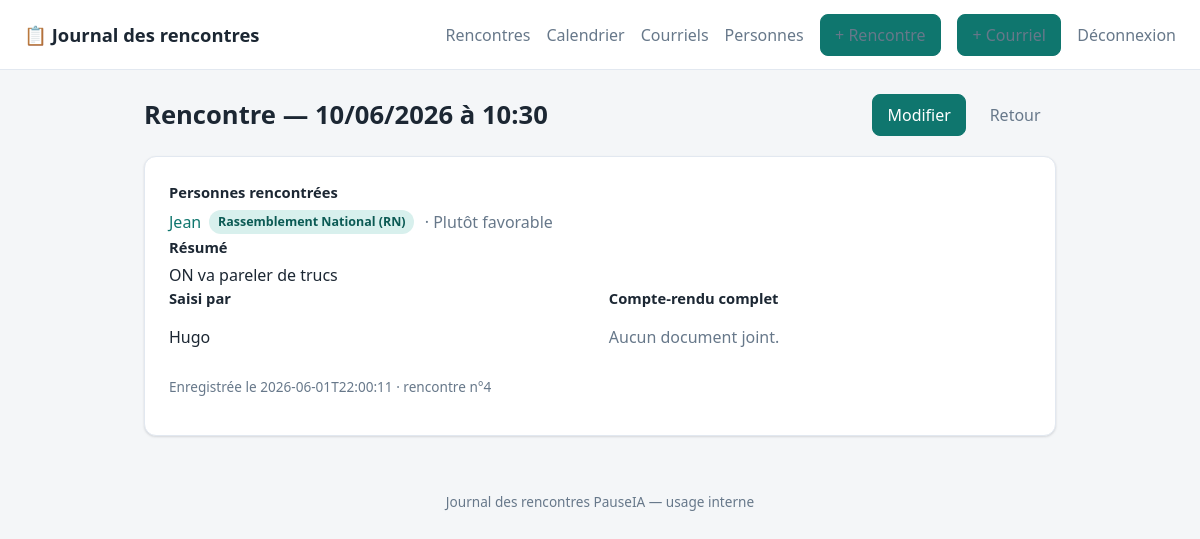
Page /meetings/4 (signed in) on the committed database.
### tables this page shows
CREATE TABLE meetings (
            id                   INTEGER PRIMARY KEY AUTOINCREMENT,
            meeting_date         TEXT NOT NULL,
            summary              TEXT NOT NULL,
            recorded_by          TEXT,
            document_stored_name TEXT,
            document_orig_name   TEXT,
            created_at           TEXT NOT NULL
        , meeting_time TEXT);

CREATE TABLE persons (
            id              INTEGER PRIMARY KEY AUTOINCREMENT,
            name            TEXT NOT NULL,
            political_group TEXT NOT NULL,
            stance          TEXT NOT NULL,
            first_contacted TEXT,
            notes           TEXT,
            created_at      TEXT NOT NULL
        , follow_up_date TEXT, role TEXT);

### app.py (the view)
@app.route("/meetings/<int:meeting_id>")
@login_required
def meeting_detail(meeting_id):
    db = get_db()
    meeting = db.execute(
        "SELECT * FROM meetings WHERE id = ?", (meeting_id,)
    ).fetchone()
    if meeting is None:
        abort(404)
    people = db.execute(
        """
        SELECT p.* FROM persons p
        JOIN meeting_persons mp ON mp.person_id = p.id
        WHERE mp.meeting_id = ?
        ORDER BY p.name COLLATE NOCASE
        """,
        (meeting_id,),
    ).fetchall()
    return render_template("detail.html", m=meeting, people=people)

### app.py (called while the page is built)
@app.template_filter("fr_date")
def fr_date(value):
    if not value:
        return ""
    try:
        return datetime.strptime(value, "%Y-%m-%d").strftime("%d/%m/%Y")
    except ValueError:
        return value

def get_db():
    if "db" not in g:
        g.db = sqlite3.connect(DB_PATH)
        g.db.row_factory = sqlite3.Row
        g.db.execute("PRAGMA foreign_keys = ON")
    return g.db

def login_required(view):
    @wraps(view)
    def wrapped(*args, **kwargs):
        if not session.get("authenticated"):
            return redirect(url_for("login", next=request.path))
        return view(*args, **kwargs)
    return wrapped

### templates/detail.html (shortened to what this page needs)
{% extends "base.html" %}
{% block content %}
<div class="page-head">
  <h1>Rencontre — {{ m['meeting_date'] | fr_date }}{% if m['meeting_time'] %} à {{ m['meeting_time'] }}{% endif %}</h1>
  <span class="head-actions">
    <a class="btn btn-primary" href="{{ url_for('edit_meeting', meeting_id=m['id']) }}">Modifier</a>
    <a class="btn btn-ghost" href="{{ url_for('index') }}">Retour</a>
  </span>
</div>
<div class="card">
  <div class="field">
    <label>Personnes rencontrées</label>
    {% if people %}
      <ul class="people-list">
        {% for p in people %}
          <li>
            <a href="{{ url_for('person_detail', person_id=p['id']) }}">{{ p['name'] }}</a>
            <span class="tag">{{ p['political_group'] }}</span>
            <span class="muted">· {{ p['stance'] }}</span>
          </li>
        {% endfor %}
      </ul>
    {% else %}
      <p class="muted">Aucune personne liée.</p>
    {% endif %}
  </div>
  <div class="field">
    <label>Résumé</label>
    <p class="prose">{{ m['summary'] }}</p>
  </div>
  <div class="grid-2">
    <div class="field">
      <label>Saisi par</label>
      <p>{{ m['recorded_by'] or '—' }}</p>
    </div>
    <div class="field">
      <label>Compte-rendu complet</label>
      {% if m['document_stored_name'] %}
        <p>📎 <a href="{{ url_for('download', meeting_id=m['id']) }}">{{ m['document_orig_name'] }}</a></p>
      {% else %}
        <p class="muted">Aucun document joint.</p>
      {% endif %}
    </div>
  </div>
  <p class="muted count">Enregistrée le {{ m['created_at'] }} · rencontre n°{{ m['id'] }}</p>
</div>
{% endblock %}

### static/style.css (style rules this page uses)
:root { --bg: #f4f6f8; --surface: #ffffff; --ink: #1c2733; --muted: #67788a; --line: #e2e8f0; --brand: #0f766e; --brand-ink: #0b5a54; --brand-soft:#d8f0ed; --danger: #b42318; --danger-bg: #fef3f2; --ok: #027a48; --ok-bg: #ecfdf3; --radius: 12px; --shadow: 0 1px 2px rgba(16,24,40,.06), 0 1px 3px rgba(16,24,40,.08); }
* { box-sizing: border-box; }
body { margin: 0; font-family: system-ui, -apple-system, "Segoe UI", Roboto, Helvetica, Arial, sans-serif; color: var(--ink); background: var(--bg); line-height: 1.5; }
a { color: var(--brand); text-decoration: none; }
.page-head { display: flex; align-items: center; justify-content: space-between; gap: 1rem; margin-bottom: 1.25rem; }
h1 { font-size: 1.6rem; margin: 0; }
.head-actions { display: flex; gap: .5rem; }
.muted { color: var(--muted); }
.btn { display: inline-flex; align-items: center; gap: .4rem; padding: .5rem .9rem; border: 1px solid var(--line); border-radius: 8px; background: var(--surface); color: var(--ink); font: inherit; font-weight: 500; cursor: pointer; white-space: nowrap; transition: background .12s, border-color .12s; }
.btn-primary { background: var(--brand); border-color: var(--brand); color: #fff; }
.btn-ghost { background: transparent; border-color: transparent; color: var(--muted); }
.count { margin-top: .75rem; font-size: .85rem; }
.tag { display: inline-block; padding: .15rem .55rem; margin: .1rem .15rem .1rem 0; background: var(--brand-soft); color: var(--brand-ink); border-radius: 999px; font-size: .78rem; font-weight: 600; white-space: nowrap; }
.card { background: var(--surface); border: 1px solid var(--line); border-radius: var(--radius); padding: 1.5rem; box-shadow: var(--shadow); }
.grid-2 { display: grid; grid-template-columns: 1fr 1fr; gap: 1.1rem; }
.field > label { display: block; font-weight: 600; margin-bottom: .35rem; font-size: .92rem; }
.prose { white-space: pre-wrap; margin: 0; }
.people-list { list-style: none; padding: 0; margin: 0; display: grid; gap: .5rem; }
.people-list li { display: flex; align-items: center; gap: .5rem; flex-wrap: wrap; }

### rows in the picture
meetings: meeting_date|fr_date "10/06/2026", meeting_time "10:30", summary "ON va pareler de trucs", recorded_by "Hugo", created_at "2026-06-01T22:00:11", id "4"
persons: name "Jean", political_group "Rassemblement National (RN)", stance "Plutôt favorable"
